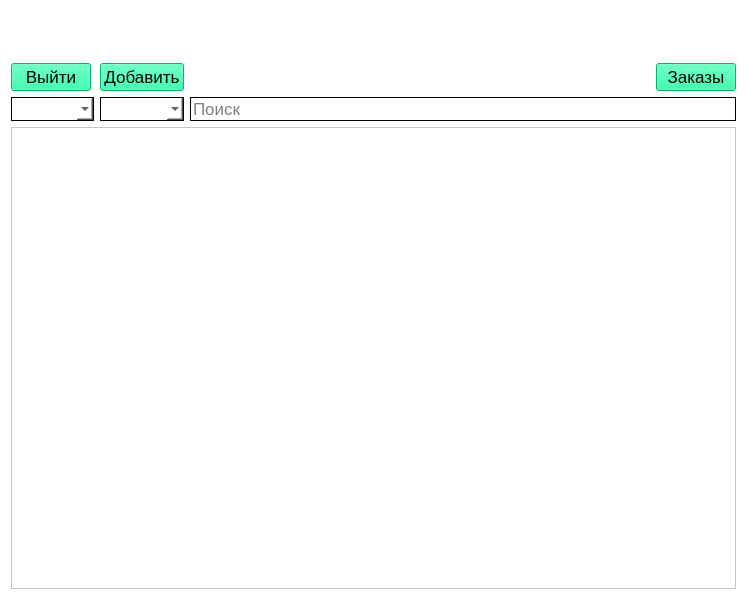
<?xml version="1.0" encoding="UTF-8"?>
<ui version="4.0">
 <class>ProductsWindow</class>
 <widget class="QWidget" name="ProductsWindow">
  <property name="geometry">
   <rect>
    <x>0</x>
    <y>0</y>
    <width>747</width>
    <height>600</height>
   </rect>
  </property>
  <property name="minimumSize">
   <size>
    <width>700</width>
    <height>600</height>
   </size>
  </property>
  <property name="windowTitle">
   <string>Cписок товаров</string>
  </property>
  <property name="styleSheet">
   <string notr="true">QWidget{background-color: #FFFFFF; font-family: &quot;Times New Roman&quot;; font-size: 13pt; color: black} QLineEdit{border: 1px solid black;} QPushButton{background-color: #00FA9A} QComboBox{border: 1px solid black;}</string>
  </property>
  <layout class="QVBoxLayout" name="verticalLayout">
   <item alignment="Qt::AlignHCenter">
    <widget class="QLabel" name="logo_I">
     <property name="sizePolicy">
      <sizepolicy hsizetype="Fixed" vsizetype="Fixed">
       <horstretch>0</horstretch>
       <verstretch>0</verstretch>
      </sizepolicy>
     </property>
     <property name="maximumSize">
      <size>
       <width>30</width>
       <height>30</height>
      </size>
     </property>
     <property name="text">
      <string/>
     </property>
     <property name="scaledContents">
      <bool>true</bool>
     </property>
    </widget>
   </item>
   <item>
    <widget class="QLabel" name="user_name_I">
     <property name="text">
      <string/>
     </property>
    </widget>
   </item>
   <item>
    <layout class="QGridLayout" name="gridLayout">
     <item row="0" column="0" alignment="Qt::AlignLeft">
      <widget class="QPushButton" name="go_back_btn">
       <property name="text">
        <string>Выйти</string>
       </property>
      </widget>
     </item>
     <item row="1" column="1">
      <widget class="QComboBox" name="sort_cbx"/>
     </item>
     <item row="1" column="3">
      <widget class="QLineEdit" name="search_le">
       <property name="placeholderText">
        <string>Поиск</string>
       </property>
      </widget>
     </item>
     <item row="1" column="0">
      <widget class="QComboBox" name="filter_cbx"/>
     </item>
     <item row="0" column="1">
      <widget class="QPushButton" name="add_product_btn">
       <property name="text">
        <string>Добавить</string>
       </property>
      </widget>
     </item>
     <item row="0" column="3" alignment="Qt::AlignRight">
      <widget class="QPushButton" name="open_orders_window_btn">
       <property name="text">
        <string>Заказы</string>
       </property>
      </widget>
     </item>
    </layout>
   </item>
   <item>
    <widget class="QScrollArea" name="scrollArea">
     <property name="widgetResizable">
      <bool>true</bool>
     </property>
     <widget class="QWidget" name="scrollAreaWidgetContents">
      <property name="geometry">
       <rect>
        <x>0</x>
        <y>0</y>
        <width>723</width>
        <height>432</height>
       </rect>
      </property>
     </widget>
    </widget>
   </item>
  </layout>
 </widget>
 <resources/>
 <connections/>
</ui>
